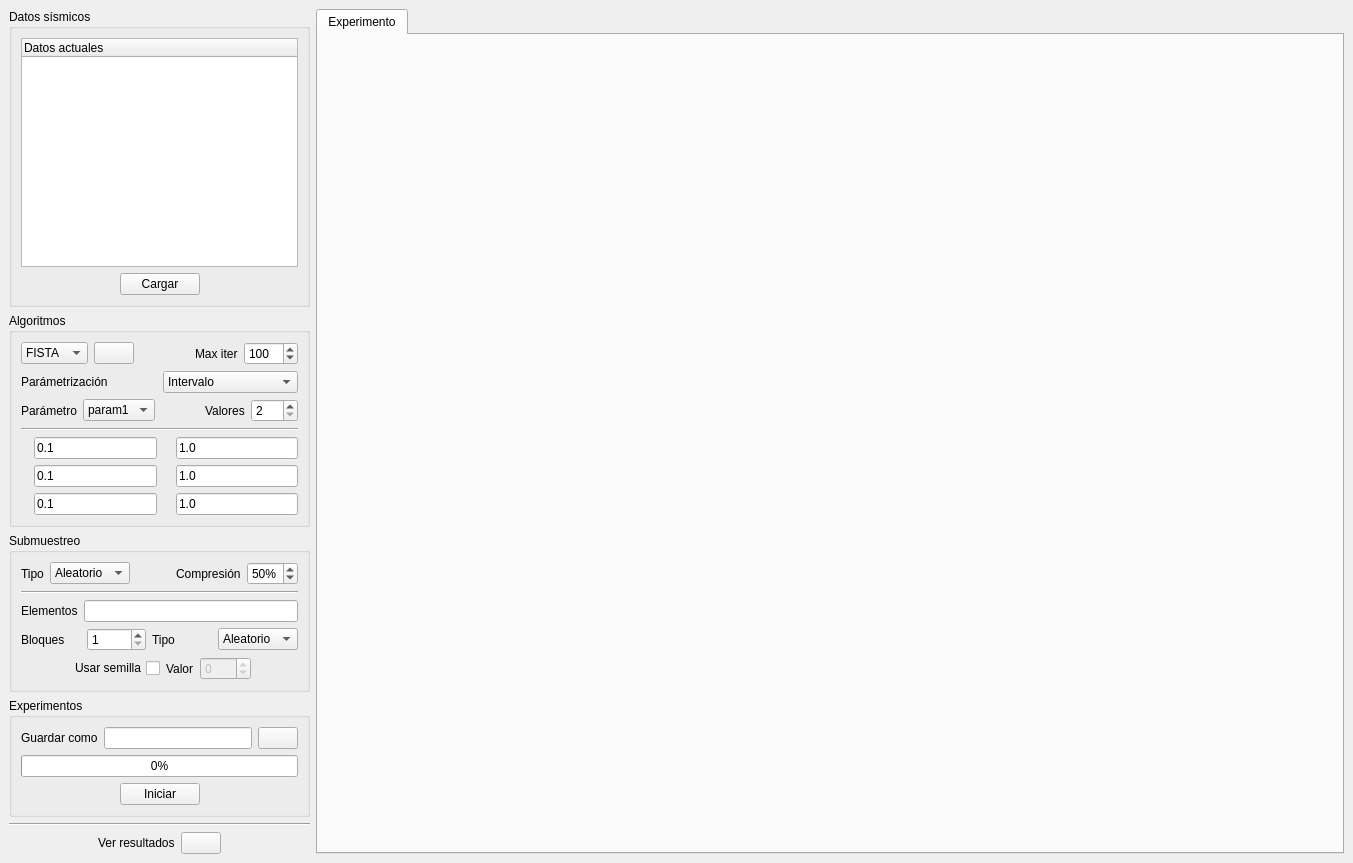
<?xml version="1.0" encoding="UTF-8"?>
<ui version="4.0">
 <class>tuningWindow</class>
 <widget class="QMainWindow" name="tuningWindow">
  <property name="geometry">
   <rect>
    <x>0</x>
    <y>0</y>
    <width>1353</width>
    <height>863</height>
   </rect>
  </property>
  <property name="windowTitle">
   <string>Ajuste de parámetros</string>
  </property>
  <widget class="QWidget" name="centralwidget">
   <layout class="QHBoxLayout" name="horizontalLayout_4" stretch="0,15">
    <item>
     <layout class="QVBoxLayout" name="leftVLayout">
      <item>
       <widget class="QGroupBox" name="inputGroupBox">
        <property name="title">
         <string>Datos sísmicos</string>
        </property>
        <layout class="QVBoxLayout" name="verticalLayout_7">
         <item>
          <widget class="QTreeWidget" name="dataTreeWidget">
           <column>
            <property name="text">
             <string>Datos actuales</string>
            </property>
           </column>
          </widget>
         </item>
         <item>
          <layout class="QHBoxLayout" name="horizontalLayout">
           <item>
            <spacer name="loadHSpacer1">
             <property name="orientation">
              <enum>Qt::Horizontal</enum>
             </property>
             <property name="sizeHint" stdset="0">
              <size>
               <width>13</width>
               <height>20</height>
              </size>
             </property>
            </spacer>
           </item>
           <item>
            <widget class="QPushButton" name="loadPushButton">
             <property name="text">
              <string>Cargar</string>
             </property>
            </widget>
           </item>
           <item>
            <spacer name="loadHSpacer2">
             <property name="orientation">
              <enum>Qt::Horizontal</enum>
             </property>
             <property name="sizeHint" stdset="0">
              <size>
               <width>13</width>
               <height>20</height>
              </size>
             </property>
            </spacer>
           </item>
          </layout>
         </item>
        </layout>
       </widget>
      </item>
      <item>
       <widget class="QGroupBox" name="algorithmGroupBox">
        <property name="title">
         <string>Algoritmos</string>
        </property>
        <layout class="QVBoxLayout" name="verticalLayout_4">
         <item>
          <layout class="QHBoxLayout" name="algorithmHLayout">
           <item>
            <widget class="QComboBox" name="algorithmComboBox">
             <item>
              <property name="text">
               <string>FISTA</string>
              </property>
             </item>
             <item>
              <property name="text">
               <string>GAP</string>
              </property>
             </item>
             <item>
              <property name="text">
               <string>TwIST</string>
              </property>
             </item>
             <item>
              <property name="text">
               <string>ADMM</string>
              </property>
             </item>
            </widget>
           </item>
           <item>
            <widget class="QPushButton" name="algorithmPushButton">
             <property name="enabled">
              <bool>true</bool>
             </property>
             <property name="toolTip">
              <string>Ver ecuación</string>
             </property>
             <property name="autoFillBackground">
              <bool>false</bool>
             </property>
             <property name="text">
              <string/>
             </property>
             <property name="icon">
              <iconset resource="../assets/assets.qrc">
               <normaloff>:/icons/icons/view.png</normaloff>:/icons/icons/view.png</iconset>
             </property>
            </widget>
           </item>
           <item>
            <spacer name="algorithmHSpacer">
             <property name="orientation">
              <enum>Qt::Horizontal</enum>
             </property>
             <property name="sizeHint" stdset="0">
              <size>
               <width>13</width>
               <height>20</height>
              </size>
             </property>
            </spacer>
           </item>
           <item>
            <widget class="QLabel" name="maxiterLabel">
             <property name="text">
              <string>Max iter</string>
             </property>
            </widget>
           </item>
           <item>
            <widget class="QSpinBox" name="maxiterSpinBox">
             <property name="minimum">
              <number>1</number>
             </property>
             <property name="maximum">
              <number>9999</number>
             </property>
             <property name="value">
              <number>100</number>
             </property>
            </widget>
           </item>
          </layout>
         </item>
         <item>
          <layout class="QHBoxLayout" name="paramHLayout">
           <item>
            <widget class="QLabel" name="paramTuningLabel">
             <property name="text">
              <string>Parámetrización</string>
             </property>
            </widget>
           </item>
           <item>
            <widget class="QComboBox" name="paramTuningComboBox">
             <item>
              <property name="text">
               <string>Intervalo</string>
              </property>
             </item>
             <item>
              <property name="text">
               <string>Lista</string>
              </property>
             </item>
            </widget>
           </item>
          </layout>
         </item>
         <item>
          <layout class="QHBoxLayout" name="paramValueHLayout">
           <item>
            <widget class="QLabel" name="paramLabel">
             <property name="text">
              <string>Parámetro</string>
             </property>
            </widget>
           </item>
           <item>
            <widget class="QComboBox" name="paramComboBox">
             <property name="currentText">
              <string>param1</string>
             </property>
             <item>
              <property name="text">
               <string>param1</string>
              </property>
             </item>
             <item>
              <property name="text">
               <string>param2</string>
              </property>
             </item>
             <item>
              <property name="text">
               <string>param3</string>
              </property>
             </item>
            </widget>
           </item>
           <item>
            <spacer name="paramHSpacer">
             <property name="orientation">
              <enum>Qt::Horizontal</enum>
             </property>
             <property name="sizeHint" stdset="0">
              <size>
               <width>40</width>
               <height>20</height>
              </size>
             </property>
            </spacer>
           </item>
           <item>
            <widget class="QLabel" name="paramValuesLabel">
             <property name="text">
              <string>Valores</string>
             </property>
            </widget>
           </item>
           <item>
            <widget class="QSpinBox" name="paramValuesSpinBox">
             <property name="suffix">
              <string/>
             </property>
             <property name="prefix">
              <string/>
             </property>
             <property name="minimum">
              <number>2</number>
             </property>
             <property name="maximum">
              <number>999</number>
             </property>
             <property name="stepType">
              <enum>QAbstractSpinBox::DefaultStepType</enum>
             </property>
            </widget>
           </item>
          </layout>
         </item>
         <item>
          <widget class="Line" name="algorithmHLine">
           <property name="orientation">
            <enum>Qt::Horizontal</enum>
           </property>
          </widget>
         </item>
         <item>
          <layout class="QHBoxLayout" name="param1HLayout">
           <item>
            <widget class="QLabel" name="param1InitLabel">
             <property name="text">
              <string/>
             </property>
             <property name="pixmap">
              <pixmap resource="../assets/assets.qrc">:/parameters/parameters/lambda_init.png</pixmap>
             </property>
            </widget>
           </item>
           <item>
            <widget class="QLineEdit" name="param1InitLineEdit">
             <property name="text">
              <string>0.1</string>
             </property>
            </widget>
           </item>
           <item>
            <widget class="QLabel" name="param1EndLabel">
             <property name="text">
              <string/>
             </property>
             <property name="pixmap">
              <pixmap resource="../assets/assets.qrc">:/parameters/parameters/lambda_end.png</pixmap>
             </property>
            </widget>
           </item>
           <item>
            <widget class="QLineEdit" name="param1EndLineEdit">
             <property name="text">
              <string>1.0</string>
             </property>
            </widget>
           </item>
          </layout>
         </item>
         <item>
          <layout class="QHBoxLayout" name="param2HLayout">
           <item>
            <widget class="QLabel" name="param2InitLabel">
             <property name="text">
              <string/>
             </property>
             <property name="pixmap">
              <pixmap resource="../assets/assets.qrc">:/parameters/parameters/mu_init.png</pixmap>
             </property>
            </widget>
           </item>
           <item>
            <widget class="QLineEdit" name="param2InitLineEdit">
             <property name="text">
              <string>0.1</string>
             </property>
            </widget>
           </item>
           <item>
            <widget class="QLabel" name="param2EndLabel">
             <property name="text">
              <string/>
             </property>
             <property name="pixmap">
              <pixmap resource="../assets/assets.qrc">:/parameters/parameters/mu_end.png</pixmap>
             </property>
            </widget>
           </item>
           <item>
            <widget class="QLineEdit" name="param2EndLineEdit">
             <property name="text">
              <string>1.0</string>
             </property>
            </widget>
           </item>
          </layout>
         </item>
         <item>
          <layout class="QHBoxLayout" name="param3HLayout">
           <item>
            <widget class="QLabel" name="param3InitLabel">
             <property name="text">
              <string/>
             </property>
             <property name="pixmap">
              <pixmap resource="../assets/assets.qrc">:/parameters/parameters/rho_init.png</pixmap>
             </property>
            </widget>
           </item>
           <item>
            <widget class="QLineEdit" name="param3InitLineEdit">
             <property name="text">
              <string>0.1</string>
             </property>
            </widget>
           </item>
           <item>
            <widget class="QLabel" name="param3EndLabel">
             <property name="text">
              <string/>
             </property>
             <property name="pixmap">
              <pixmap resource="../assets/assets.qrc">:/parameters/parameters/rho_end.png</pixmap>
             </property>
            </widget>
           </item>
           <item>
            <widget class="QLineEdit" name="param3EndLineEdit">
             <property name="text">
              <string>1.0</string>
             </property>
            </widget>
           </item>
          </layout>
         </item>
        </layout>
       </widget>
      </item>
      <item>
       <layout class="QVBoxLayout" name="samExpVLayout">
        <item>
         <widget class="QGroupBox" name="samplingGroupBox">
          <property name="title">
           <string>Submuestreo</string>
          </property>
          <layout class="QVBoxLayout" name="verticalLayout_3">
           <item>
            <layout class="QHBoxLayout" name="samplingHLayout">
             <item>
              <widget class="QLabel" name="samplingTypeLabel">
               <property name="text">
                <string>Tipo</string>
               </property>
              </widget>
             </item>
             <item>
              <widget class="QComboBox" name="samplingTypeComboBox">
               <item>
                <property name="text">
                 <string>Aleatorio</string>
                </property>
               </item>
               <item>
                <property name="text">
                 <string>Uniforme</string>
                </property>
               </item>
               <item>
                <property name="text">
                 <string>Jitter</string>
                </property>
               </item>
               <item>
                <property name="text">
                 <string>Lista</string>
                </property>
               </item>
              </widget>
             </item>
             <item>
              <spacer name="compressHSpacer">
               <property name="orientation">
                <enum>Qt::Horizontal</enum>
               </property>
               <property name="sizeHint" stdset="0">
                <size>
                 <width>40</width>
                 <height>20</height>
                </size>
               </property>
              </spacer>
             </item>
             <item>
              <widget class="QLabel" name="compressLabel">
               <property name="text">
                <string>Compresión</string>
               </property>
              </widget>
             </item>
             <item>
              <widget class="QSpinBox" name="compressSpinBox">
               <property name="suffix">
                <string>%</string>
               </property>
               <property name="prefix">
                <string/>
               </property>
               <property name="minimum">
                <number>1</number>
               </property>
               <property name="maximum">
                <number>99</number>
               </property>
               <property name="value">
                <number>50</number>
               </property>
              </widget>
             </item>
            </layout>
           </item>
           <item>
            <widget class="Line" name="samplingHLine">
             <property name="orientation">
              <enum>Qt::Horizontal</enum>
             </property>
            </widget>
           </item>
           <item>
            <layout class="QHBoxLayout" name="elementHLayout">
             <item>
              <widget class="QLabel" name="elementLabel">
               <property name="text">
                <string>Elementos</string>
               </property>
              </widget>
             </item>
             <item>
              <widget class="QLineEdit" name="elementLineEdit"/>
             </item>
            </layout>
           </item>
           <item>
            <layout class="QHBoxLayout" name="jitterHLayout">
             <item>
              <widget class="QLabel" name="jitterBlockLabel">
               <property name="text">
                <string>Bloques</string>
               </property>
              </widget>
             </item>
             <item>
              <widget class="QSpinBox" name="jitterBlockSpinBox">
               <property name="suffix">
                <string/>
               </property>
               <property name="prefix">
                <string/>
               </property>
               <property name="minimum">
                <number>1</number>
               </property>
               <property name="maximum">
                <number>999</number>
               </property>
              </widget>
             </item>
             <item>
              <widget class="QLabel" name="jitterTypeLabel">
               <property name="text">
                <string>Tipo</string>
               </property>
              </widget>
             </item>
             <item>
              <widget class="QComboBox" name="jitterComboBox">
               <item>
                <property name="text">
                 <string>Aleatorio</string>
                </property>
               </item>
               <item>
                <property name="text">
                 <string>Uniforme</string>
                </property>
               </item>
              </widget>
             </item>
            </layout>
           </item>
           <item>
            <layout class="QHBoxLayout" name="sdHLayout">
             <item>
              <spacer name="seedHSpacer1">
               <property name="orientation">
                <enum>Qt::Horizontal</enum>
               </property>
               <property name="sizeHint" stdset="0">
                <size>
                 <width>40</width>
                 <height>20</height>
                </size>
               </property>
              </spacer>
             </item>
             <item>
              <layout class="QHBoxLayout" name="seedHLayout">
               <item>
                <widget class="QCheckBox" name="seedCheckBox">
                 <property name="layoutDirection">
                  <enum>Qt::RightToLeft</enum>
                 </property>
                 <property name="text">
                  <string>Usar semilla</string>
                 </property>
                </widget>
               </item>
               <item>
                <widget class="QLabel" name="seedLabel">
                 <property name="text">
                  <string>Valor</string>
                 </property>
                </widget>
               </item>
               <item>
                <widget class="QSpinBox" name="seedSpinBox">
                 <property name="enabled">
                  <bool>false</bool>
                 </property>
                 <property name="suffix">
                  <string/>
                 </property>
                 <property name="prefix">
                  <string/>
                 </property>
                 <property name="minimum">
                  <number>-999</number>
                 </property>
                 <property name="maximum">
                  <number>999</number>
                 </property>
                </widget>
               </item>
              </layout>
             </item>
             <item>
              <spacer name="seedHSpacer2">
               <property name="orientation">
                <enum>Qt::Horizontal</enum>
               </property>
               <property name="sizeHint" stdset="0">
                <size>
                 <width>40</width>
                 <height>20</height>
                </size>
               </property>
              </spacer>
             </item>
            </layout>
           </item>
          </layout>
         </widget>
        </item>
        <item>
         <widget class="QGroupBox" name="runGroupBox">
          <property name="title">
           <string>Experimentos</string>
          </property>
          <layout class="QVBoxLayout" name="verticalLayout">
           <item>
            <layout class="QHBoxLayout" name="saveAsHLayout">
             <item>
              <widget class="QLabel" name="saveAsLabel">
               <property name="text">
                <string>Guardar como</string>
               </property>
              </widget>
             </item>
             <item>
              <widget class="QLineEdit" name="saveAsLineEdit"/>
             </item>
             <item>
              <widget class="QPushButton" name="saveAsPushButton">
               <property name="text">
                <string/>
               </property>
               <property name="icon">
                <iconset resource="../assets/assets.qrc">
                 <normaloff>:/icons/icons/save.png</normaloff>:/icons/icons/save.png</iconset>
               </property>
              </widget>
             </item>
            </layout>
           </item>
           <item>
            <widget class="QProgressBar" name="experimentProgressBar">
             <property name="value">
              <number>0</number>
             </property>
            </widget>
           </item>
           <item>
            <layout class="QHBoxLayout" name="startHLayout">
             <item>
              <spacer name="startHSpacer1">
               <property name="orientation">
                <enum>Qt::Horizontal</enum>
               </property>
               <property name="sizeHint" stdset="0">
                <size>
                 <width>40</width>
                 <height>20</height>
                </size>
               </property>
              </spacer>
             </item>
             <item>
              <widget class="QPushButton" name="startPushButton">
               <property name="text">
                <string>Iniciar</string>
               </property>
              </widget>
             </item>
             <item>
              <spacer name="startHSpacer2">
               <property name="orientation">
                <enum>Qt::Horizontal</enum>
               </property>
               <property name="sizeHint" stdset="0">
                <size>
                 <width>40</width>
                 <height>20</height>
                </size>
               </property>
              </spacer>
             </item>
            </layout>
           </item>
          </layout>
         </widget>
        </item>
        <item>
         <widget class="Line" name="viewHLine">
          <property name="orientation">
           <enum>Qt::Horizontal</enum>
          </property>
         </widget>
        </item>
        <item>
         <layout class="QHBoxLayout" name="viewHLayout">
          <item>
           <spacer name="viewHSpacer1">
            <property name="orientation">
             <enum>Qt::Horizontal</enum>
            </property>
            <property name="sizeHint" stdset="0">
             <size>
              <width>40</width>
              <height>20</height>
             </size>
            </property>
           </spacer>
          </item>
          <item>
           <widget class="QLabel" name="viewLabel">
            <property name="text">
             <string>Ver resultados</string>
            </property>
           </widget>
          </item>
          <item>
           <widget class="QPushButton" name="viewPushButton">
            <property name="autoFillBackground">
             <bool>false</bool>
            </property>
            <property name="text">
             <string/>
            </property>
            <property name="icon">
             <iconset resource="../assets/assets.qrc">
              <normaloff>:/icons/icons/report.png</normaloff>:/icons/icons/report.png</iconset>
            </property>
            <property name="autoDefault">
             <bool>false</bool>
            </property>
            <property name="default">
             <bool>false</bool>
            </property>
            <property name="flat">
             <bool>false</bool>
            </property>
           </widget>
          </item>
          <item>
           <spacer name="viewHSpacer2">
            <property name="orientation">
             <enum>Qt::Horizontal</enum>
            </property>
            <property name="sizeHint" stdset="0">
             <size>
              <width>40</width>
              <height>20</height>
             </size>
            </property>
           </spacer>
          </item>
         </layout>
        </item>
       </layout>
      </item>
     </layout>
    </item>
    <item>
     <widget class="QTabWidget" name="tuningTabWidget">
      <property name="currentIndex">
       <number>0</number>
      </property>
      <widget class="QWidget" name="tuningPerformanceTab1">
       <attribute name="title">
        <string>Experimento</string>
       </attribute>
       <layout class="QVBoxLayout" name="verticalLayout_2">
        <item>
         <widget class="QWidget" name="tuningPerformanceWidget" native="true">
          <layout class="QVBoxLayout" name="verticalLayout_11">
           <property name="spacing">
            <number>0</number>
           </property>
           <property name="leftMargin">
            <number>0</number>
           </property>
           <property name="topMargin">
            <number>0</number>
           </property>
           <property name="rightMargin">
            <number>0</number>
           </property>
           <property name="bottomMargin">
            <number>0</number>
           </property>
           <item>
            <layout class="QVBoxLayout" name="tuningPerformanceVLayout">
             <property name="spacing">
              <number>0</number>
             </property>
            </layout>
           </item>
          </layout>
         </widget>
        </item>
       </layout>
      </widget>
     </widget>
    </item>
   </layout>
  </widget>
 </widget>
 <resources>
  <include location="../assets/assets.qrc"/>
  <include location="../../../../.designer/assets/assets.qrc"/>
 </resources>
 <connections/>
</ui>
